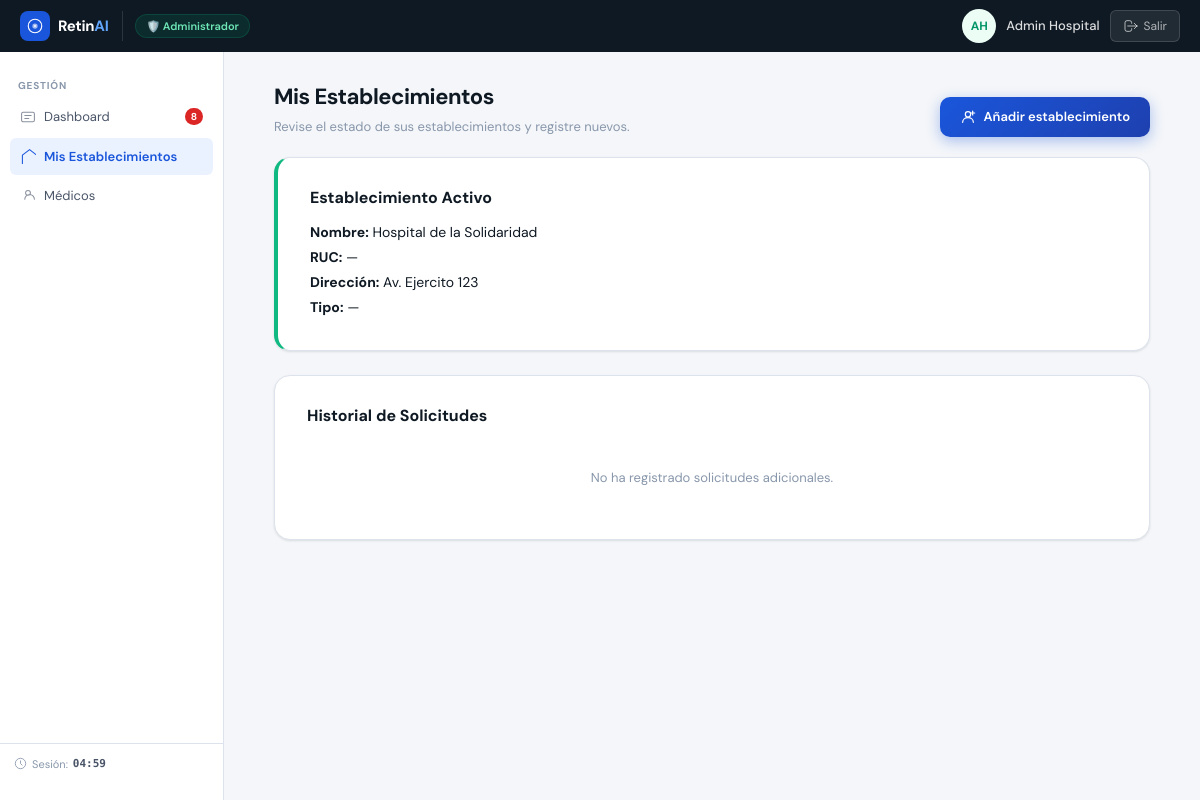
/views/admin/misestablecimientos.php (signed in), run on the app's committed database.
### tables this page shows
CREATE TABLE IF NOT EXISTS `establecimientos` (
  `id` int NOT NULL AUTO_INCREMENT,
  `nombre` varchar(100) NOT NULL,
  `direccion` varchar(200) DEFAULT NULL,
  `tipo` enum('publico','privado') DEFAULT NULL,
  `ruc` varchar(11) DEFAULT NULL,
  PRIMARY KEY (`id`)
);

### config/session_guard.php (called while the page is built, shortened)
<?php
function get_base_path() {
    $root = str_replace('\\', '/', realpath(__DIR__ . '/..'));
    $current = str_replace('\\', '/', dirname(realpath($_SERVER['SCRIPT_FILENAME'])));
    $relative = '';
    $curr = $current;
    while (strlen($curr) > strlen($root) && $curr !== $root) {
        $relative .= '../';
        $curr = dirname($curr);
    }
    return $relative ?: './';
}

### views/admin/misestablecimientos.php (the view, shortened to what this page needs)
<?php
require_once __DIR__ . '/../../config/session_guard.php';
$user     = current_user();
$base     = get_base_path();
$est_id   = (int)($user['establecimiento_id'] ?? 0);
try {
    $db   = (new Database())->getConnection();
    $stmt = $db->prepare("SELECT nombre, direccion, tipo, ruc FROM establecimientos WHERE id = :id");
    $stmt->execute([':id' => $est_id]);
    $est_actual = $stmt->fetch(PDO::FETCH_ASSOC);
    $q = $db->prepare(
        "SELECT id, nombre_centro, direccion, tipo, ruc, estado, fecha_solicitud
         FROM solicitudes_establecimiento WHERE correo_contacto = :correo
         ORDER BY fecha_solicitud DESC"
    );
    $q->execute([':correo' => $user['correo']]);
    $solicitudes = $q->fetchAll(PDO::FETCH_ASSOC);
} catch (Exception $ex) {
    $est_actual = null; $solicitudes = [];
    $cnt_pendientes = 0;
}
?>
<!DOCTYPE html>
<html lang="es">
<head>
<link rel="stylesheet" href="<?= $base ?>assets/css/dashboard/dashboard.css">
</head>
<body>
<?php require_once __DIR__ . '/../shared/header.php'; ?>
<div class="app-shell">
    <?php require_once __DIR__ . '/../shared/sidebar.php'; ?>
    <main class="main-content">
        <section class="content-section">
            <div class="section-top">
                <div>
                    <h1 class="page-title">Mis Establecimientos</h1>
                    <p class="page-sub">Revise el estado de sus establecimientos y registre nuevos.</p>
                </div>
                <a href="<?= $base ?>views/admin/nuevoestablecimiento.php" class="btn-add">
                    <svg width="16" height="16" viewBox="0 0 24 24" fill="none">
                        <circle cx="12" cy="8" r="4" stroke="white" stroke-width="1.8"/>
                        <path d="M4 20c0-4 3.582-7 8-7s8 3 8 7" stroke="white" stroke-width="1.8" stroke-linecap="round"/>
                        <path d="M19 3v6M16 6h6" stroke="white" stroke-width="1.8" stroke-linecap="round"/>
                    </svg>
                    Añadir establecimiento
                </a>
            </div>
            <?php if ($est_actual): ?>
            <div class="card full-width-card" style="margin-bottom: 24px; border-left: 4px solid #10b981;">
                <h3 style="margin-top:0; font-size: 16px; margin-bottom: 12px;">Establecimiento Activo</h3>
                <p style="margin: 4px 0; font-size: 14px;"><strong>Nombre:</strong> <?= htmlspecialchars($est_actual['nombre']) ?></p>
                <p style="margin: 4px 0; font-size: 14px;"><strong>RUC:</strong> <?= htmlspecialchars($est_actual['ruc'] ?? '—') ?></p>
                <p style="margin: 4px 0; font-size: 14px;"><strong>Dirección:</strong> <?= htmlspecialchars($est_actual['direccion'] ?? '—') ?></p>
                <p style="margin: 4px 0; font-size: 14px;"><strong>Tipo:</strong> <?= ucfirst(htmlspecialchars($est_actual['tipo'] ?? '—')) ?></p>
            </div>
            <?php endif; ?>
            <div class="card full-width-card">
                <h3 style="margin-top:0; font-size: 16px; margin-bottom: 16px;">Historial de Solicitudes</h3>
                <?php if (empty($solicitudes)): ?>
                <p class="empty-msg">No ha registrado solicitudes adicionales.</p>
                <?php endif; ?>
            </div>
        </section>
    </main>
</div>
</body>
</html>

### assets/css/dashboard/dashboard.css (style rules this page uses)
:root { --bg: #F4F6F9; --surface: #FFFFFF; --surface2: #F0F3F7; --border: #DDE3EC; --border2: #C8D1E0; --text: #0F1923; --text2: #4A5568; --text3: #8897AB; --accent: #1A56DB; --accent2: #EBF2FF; --accent3: #C7DCFF; --danger: #DC2626; --danger2: #FEF2F2; --warning: #D97706; --warning2: #FFFBEB; --success: #059669; --success2: #ECFDF5; --radius-lg:16px; --radius: 10px; --radius-sm:6px; --shadow: 0 1px 3px rgba(15,25,35,0.07), 0 1px 2px rgba(15,25,35,0.04); --shadow-md:0 4px 12px rgba(15,25,35,0.10); --topbar-h: 52px; --sidebar-w:224px; }
* { margin:0; padding:0; box-sizing:border-box; }
body { font-family: 'DM Sans', sans-serif; background: var(--bg); color: var(--text); font-size: 14px; line-height: 1.5; -webkit-font-smoothing: antialiased; }
.main-content { flex: 1; margin-left: var(--sidebar-w); padding: 28px 32px; max-width: 100%; }
.page-title { font-size: 22px; font-weight: 700; letter-spacing: -0.5px; color: var(--text); }
.page-sub { color: var(--text3); font-size: 13px; margin-top: 4px; }
.card { background: var(--surface); border: 1px solid var(--border); border-radius: var(--radius-lg); padding: 20px 24px; box-shadow: var(--shadow); }
.card + .card { margin-top: 16px; }
.card.full-width-card { padding: 28px 32px; width: 100%; max-width: none; box-sizing: border-box; }
.app-shell { display:flex;min-height:100vh;padding-top:52px; }
.app-shell .main-content { flex:1;margin-left:224px;padding:28px 50px;max-width:100%; }
.empty-msg { padding:24px;text-align:center;color:#8897AB;font-size:13px; }
.content-section { display:block; }

### views/admin/misestablecimientos.php (style rules this page uses)
.section-top { display: flex; align-items: flex-end; justify-content: space-between; gap: 16px; margin-bottom: 20px; flex-wrap: wrap; }
.btn-add { display: inline-flex; align-items: center; gap: 8px; padding: 10px 20px; background: linear-gradient(135deg, #1A56DB 0%, #1e40af 100%); color: #fff; font-size: 13px; font-weight: 600; border-radius: 10px; text-decoration: none; border: none; cursor: pointer; transition: transform .15s, box-shadow .15s; box-shadow: 0 4px 14px rgba(26,86,219,.35); white-space: nowrap; }

### data on the page
establecimientos: nombre "Hospital de la Solidaridad", ruc "—", direccion "Av. Ejercito 123", tipo "—"

### other printed values
$role_label "🛡️ Administrador"
$initials "AH"
$user['nombre'] "Admin Hospital"
$cnt_pendientes "8"
